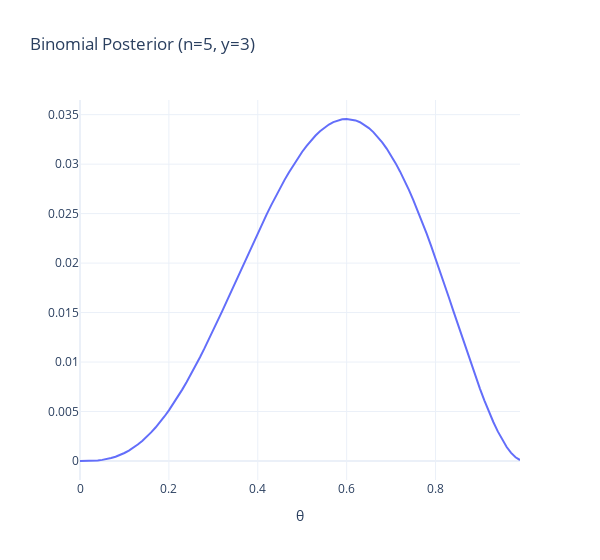

The cell this chart's notebook holds for it:
### Markdown cell above
Next, we require the specification of a prior distribution for the binomial probability $\theta$. One reasonable choice is a **uniform** prior on [0,1] which has two implications:

1. makes all probability values equally probable *a priori* 
2. makes calculation of the posterior easy

The second task in performing Bayesian inference is, given a fully-specified model, to calculate a posterior distribution. As we have specified the model, we can calculate a posterior distribution up to a proportionality constant (that is, a probability distribution that is **unnormalized**):

$$P(\theta | n, y) \propto P(y | n, \theta) P(\theta) = \theta^y (1-\theta)^{n-y}$$

We can present *different posterior distributions* as a function of *different realized data*.

We can also calculate posterior estimates for $\theta$ by *maximizing* the unnormalized posterior using optimization.

### Code cell
theta_range = np.linspace(0, 1, num=100, endpoint=False)

def binomial_posterior(n, y):
    posterior_values = (theta_range**y) * (1 - theta_range)**(n-y)
    fig = go.Figure()
    fig.add_trace(go.Scatter(x=theta_range, y=posterior_values, mode='lines', name=f'n={n}, y={y}'))
    fig.update_layout(title=f'Binomial Posterior (n={n}, y={y})',
                      xaxis_title='θ', width=600)

    fig.show()

binomial_posterior(n=5, y=3)

### Figure 1 — Plotly figure (JSON) as saved in the notebook; plotly's stock layout.template omitted (floating-point values rounded to 4 significant figures)
{"data": [{"mode": "lines", "name": "n=5, y=3", "type": "scatter", "x": [0.0, 0.01, 0.02, 0.03, 0.04, 0.05, 0.06, 0.07, 0.08, 0.09, 0.1, 0.11, 0.12, 0.13, 0.14, 0.15, 0.16, 0.17, 0.18, 0.19, 0.2, 0.21, 0.22, 0.23, 0.24, 0.25, 0.26, 0.27, 0.28, 0.29, 0.3, 0.31, 0.32, 0.33, 0.34, 0.35, 0.36, 0.37, 0.38, 0.39, 0.4, 0.41, 0.42, 0.43, 0.44, 0.45, 0.46, 0.47, 0.48, 0.49, 0.5, 0.51, 0.52, 0.53, 0.54, 0.55, 0.56, 0.57, 0.58, 0.59, 0.6, 0.61, 0.62, 0.63, 0.64, 0.65, 0.66, 0.67, 0.68, 0.69, 0.7, 0.71, 0.72, 0.73, 0.74, 0.75, 0.76, 0.77, 0.78, 0.79, 0.8, 0.81, 0.82, 0.83, 0.84, 0.85, 0.86, 0.87, 0.88, 0.89, 0.9, 0.91, 0.92, 0.93, 0.94, 0.95, 0.96, 0.97, 0.98, 0.99], "y": [0.0, 9.801e-07, 7.683e-06, 2.54e-05, 5.898e-05, 0.0001128, 0.0001909, 0.0002967, 0.0004334, 0.0006037, 0.00081, 0.001054, 0.001338, 0.001663, 0.002029, 0.002438, 0.00289, 0.003385, 0.003921, 0.0045, 0.00512, 0.00578, 0.006478, 0.007214, 0.007985, 0.008789, 0.009625, 0.01049, 0.01138, 0.01229, 0.01323, 0.01418, 0.01515, 0.01613, 0.01712, 0.01811, 0.01911, 0.0201, 0.02109, 0.02207, 0.02304, 0.02399, 0.02492, 0.02583, 0.02671, 0.02757, 0.02838, 0.02916, 0.0299, 0.0306, 0.03125, 0.03185, 0.0324, 0.03289, 0.03332, 0.03369, 0.034, 0.03424, 0.03442, 0.03452, 0.03456, 0.03452, 0.03441, 0.03423, 0.03397, 0.03364, 0.03323, 0.03275, 0.0322, 0.03157, 0.03087, 0.0301, 0.02926, 0.02836, 0.02739, 0.02637, 0.02529, 0.02415, 0.02297, 0.02174, 0.02048, 0.01919, 0.01786, 0.01652, 0.01517, 0.01382, 0.01247, 0.01113, 0.009813, 0.00853, 0.00729, 0.006104, 0.004984, 0.003941, 0.00299, 0.002143, 0.001416, 0.0008214, 0.0003765, 9.703e-05]}], "layout": {"title": {"text": "Binomial Posterior (n=5, y=3)"}, "width": 600, "xaxis": {"title": {"text": "θ"}}}}
